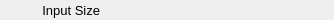
    <widget class="PyDMFrame" name="composite_1">
      <property name="geometry">
        <rect>
          <x>402</x>
          <y>227</y>
          <width>334</width>
          <height>20</height>
        </rect>
      </property>
      <widget class="QLabel" name="text_9">
        <property name="geometry">
          <rect>
            <x>0</x>
            <y>0</y>
            <width>100</width>
            <height>20</height>
          </rect>
        </property>
        <property name="text">
          <string>Input Size</string>
        </property>
        <property name="font" stdset="0">
          <font>
            <pointsize>10</pointsize>
          </font>
        </property>
        <property name="brush" stdset="0">
          <brush brushstyle="SolidPattern">
            <color alpha="255">
              <red>0</red>
              <green>0</green>
              <blue>0</blue>
            </color>
          </brush>
        </property>
        <property name="toolTip">
          <string>text_9</string>
        </property>
        <property name="alignment">
          <set>Qt::AlignRight|Qt::AlignTrailing|Qt::AlignVCenter</set>
        </property>
        <property name="styleSheet">
          <string notr="true">QLabel#text_9 {
  color: rgb(0, 0, 0);
  }</string>
        </property>
      </widget>
      <widget class="PyDMLabel" name="text_update_5">
        <property name="geometry">
          <rect>
            <x>113</x>
            <y>1</y>
            <width>61</width>
            <height>18</height>
          </rect>
        </property>
        <property name="toolTip">
          <string>PV: ${prefix}MaxSizeX_RBV</string>
        </property>
        <property name="channel" stdset="0">
          <string>ca://${prefix}MaxSizeX_RBV</string>
        </property>
        <property name="font" stdset="0">
          <font>
            <pointsize>10</pointsize>
          </font>
        </property>
        <property name="alignment">
          <set>Qt::AlignCenter</set>
        </property>
        <property name="textInteractionFlags">
          <set>Qt::TextSelectableByKeyboard|Qt::TextSelectableByMouse</set>
        </property>
        <property name="styleSheet">
          <string notr="true">PyDMLabel#text_update_5 {
  color: rgb(10, 0, 184);
  background-color: rgb(187, 187, 187);
  }</string>
        </property>
      </widget>
      <widget class="PyDMLabel" name="text_update_6">
        <property name="geometry">
          <rect>
            <x>193</x>
            <y>1</y>
            <width>61</width>
            <height>18</height>
          </rect>
        </property>
        <property name="toolTip">
          <string>PV: ${prefix}MaxSizeY_RBV</string>
        </property>
        <property name="channel" stdset="0">
          <string>ca://${prefix}MaxSizeY_RBV</string>
        </property>
        <property name="font" stdset="0">
          <font>
            <pointsize>10</pointsize>
          </font>
        </property>
        <property name="alignment">
          <set>Qt::AlignCenter</set>
        </property>
        <property name="textInteractionFlags">
          <set>Qt::TextSelectableByKeyboard|Qt::TextSelectableByMouse</set>
        </property>
        <property name="styleSheet">
          <string notr="true">PyDMLabel#text_update_6 {
  color: rgb(10, 0, 184);
  background-color: rgb(187, 187, 187);
  }</string>
        </property>
      </widget>
      <widget class="PyDMLabel" name="text_update_7">
        <property name="geometry">
          <rect>
            <x>273</x>
            <y>1</y>
            <width>61</width>
            <height>18</height>
          </rect>
        </property>
        <property name="toolTip">
          <string>PV: ${prefix}MaxSizeZ_RBV</string>
        </property>
        <property name="channel" stdset="0">
          <string>ca://${prefix}MaxSizeZ_RBV</string>
        </property>
        <property name="font" stdset="0">
          <font>
            <pointsize>10</pointsize>
          </font>
        </property>
        <property name="alignment">
          <set>Qt::AlignCenter</set>
        </property>
        <property name="textInteractionFlags">
          <set>Qt::TextSelectableByKeyboard|Qt::TextSelectableByMouse</set>
        </property>
        <property name="styleSheet">
          <string notr="true">PyDMLabel#text_update_7 {
  color: rgb(10, 0, 184);
  background-color: rgb(187, 187, 187);
  }</string>
        </property>
      </widget>
    </widget>
